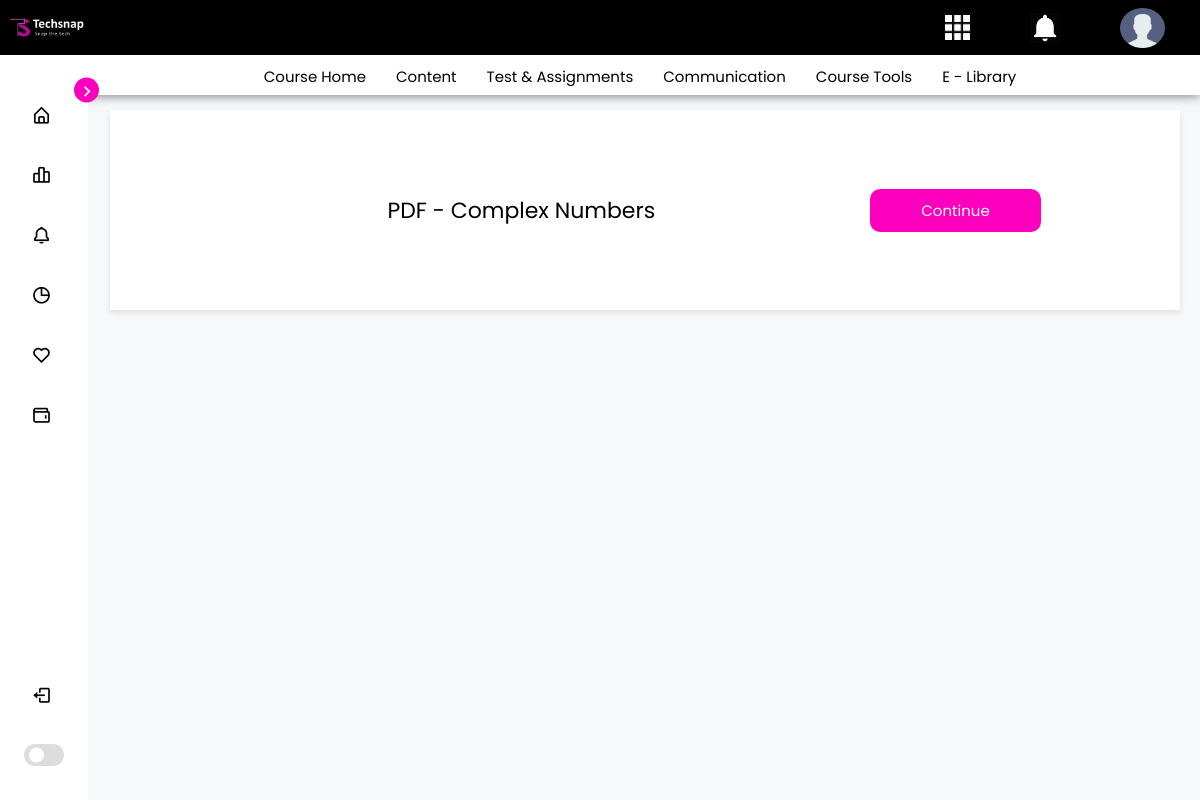
Before: /6/student_learning_page/ (signed in) with the older database file.
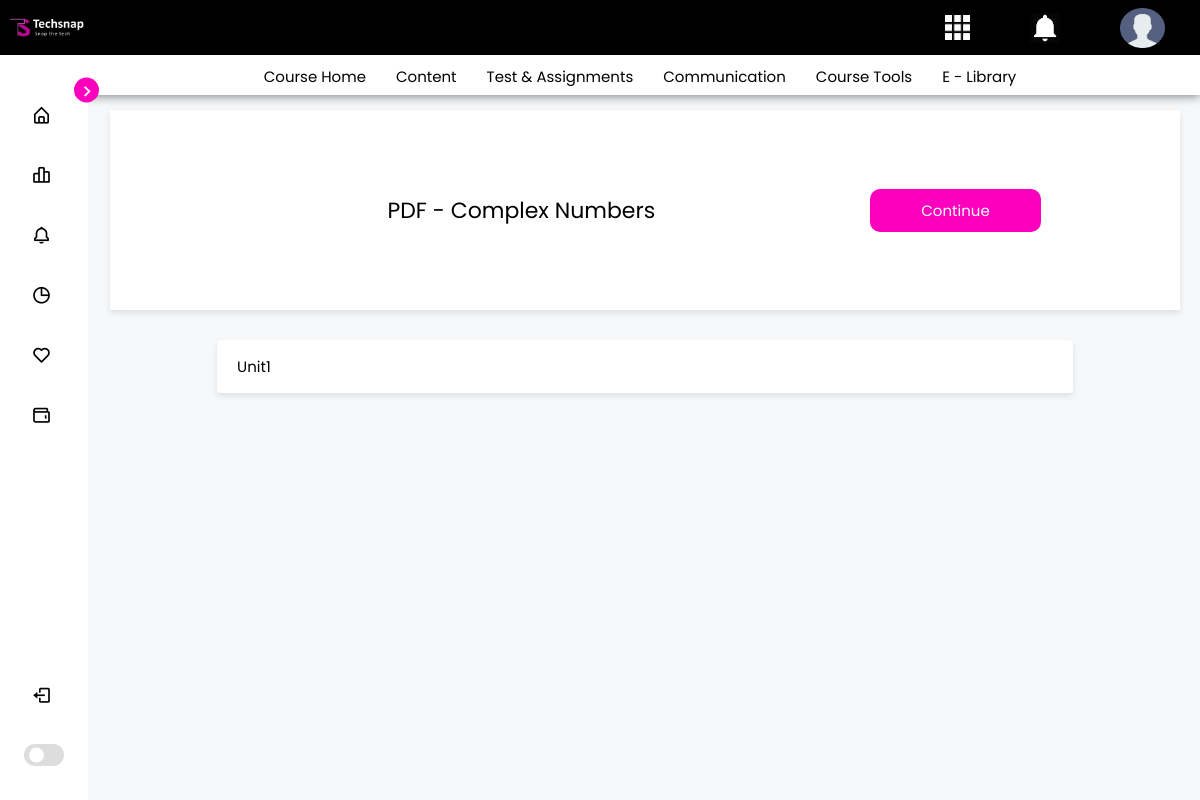
After: the same page with the newer database file.
### courses/models.py (models this page shows, shortened)
class Unit(models.Model):
    course = models.ForeignKey(course, on_delete=models.CASCADE)
    title = models.CharField(max_length=100)
    brief = models.TextField()
    due = models.DateField(null=True)
    released  = models.BooleanField(default = False)
    slug = models.SlugField(null=True, max_length=300, unique=False)

### courses/views.py (the view)
# urls.py: path('<courseid>/student_learning_page/', views.student_learning_page, name='student_learning_page'),
def student_learning_page(request, courseid):
    mycourseunits = myCourseUnit.objects.filter(user=request.user, courseunit__course__id=courseid)
    units = Unit.objects.filter(course__id = courseid)
    lessons = []
    for unit in units:
        lesson = unit.lessons.all()
        lessons.append(lesson)
    mylist = zip(units, lessons)
    return render(request, 'student_learning_page.html', {"units":units,"courseid":courseid,'lessons':lessons,'mylist':mylist})

### templates/student_learning_page.html (shortened to what the changed rows need)
<!DOCTYPE html>
{% load static %}
<html lang="en">
<head>
    <link rel="stylesheet" href="{% static "styles/course_detail_style.css"%}">
    <link rel="stylesheet" href="{% static "styles/all.css" %}">
    <link rel="stylesheet" href="{% static "styles/course_learning_page_style.css"%}">
    <link href='https://unpkg.com/boxicons@2.1.1/css/boxicons.min.css' rel='stylesheet'>
</head>
<body>
    <div class="content-container">
        <section class="home">
            <div class="top-section">
                <div class="course-card">
                    <h1>PDF - Complex Numbers</h1>
                </div>
            </div>
            <div class="main-content">
                <div class="topics-cards">
                    <ul>
                        {% for unit,lessons in mylist  %}
                        <li>
                            <label for="topic-{{forloop.counter}}">{{unit.title}}<span><i class="fa-solid fa-angle-down"></i></span></label>
                        </li>
                        {% endfor %}
                    </ul>
                </div>
            </div>
        </section>
    </div>
</body>
</html>

Changed rows visible on the page:
added Unit: title "Unit1"
